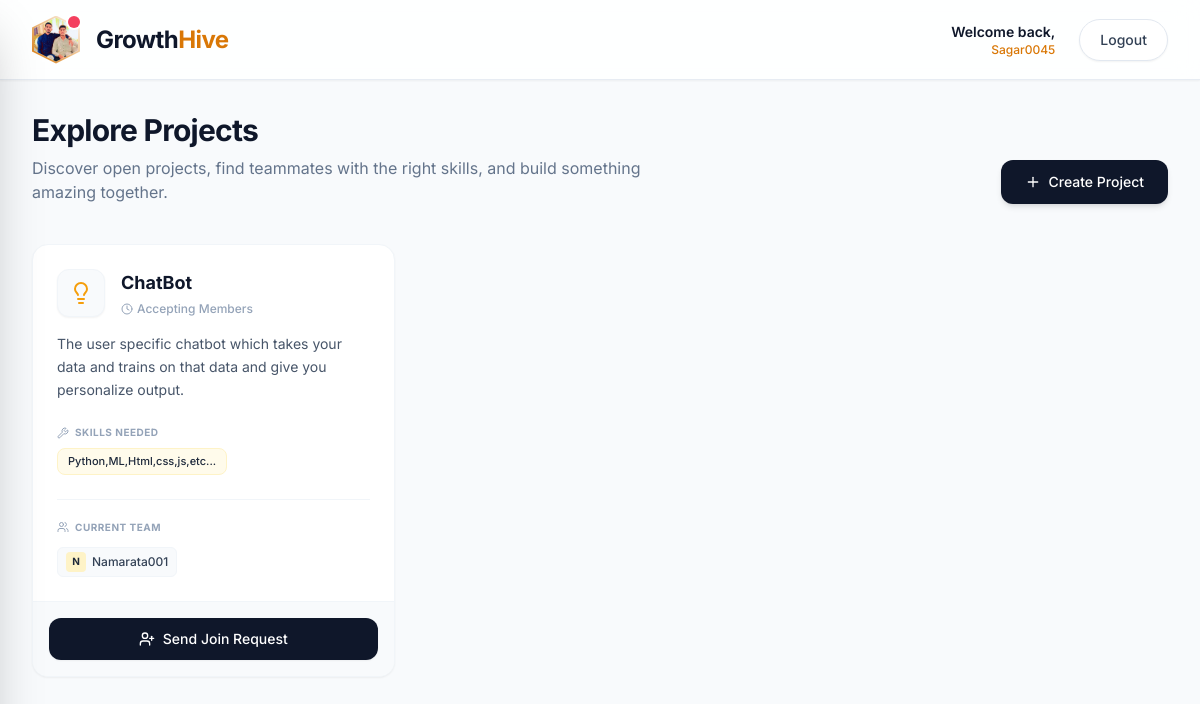
/collaboration/ (signed in), run on the app's committed database.
### accounts/models.py (models this page shows, shortened)
class User(AbstractUser):
    ROLE_CHOICES = (
       ('student', 'Student'),
       ('alumni', 'Alumni'),
       ('teacher', 'Teacher'),
       ('admin', 'Admin'),
)
    role = models.CharField(max_length=10, choices=ROLE_CHOICES)

class Profile(models.Model):
    user = models.OneToOneField(User, on_delete=models.CASCADE)
    bio = models.TextField(blank=True)
    skills = models.CharField(max_length=200, blank=True)
    department = models.CharField(max_length=100, blank=True)
    year = models.CharField(max_length=20, blank=True)
    image = models.ImageField(upload_to='profiles/', default='profiles/default.png')

### collaboration/models.py (models this page shows, shortened)
class Project(models.Model):
    title = models.CharField(max_length=200)
    description = models.TextField()
    skills_required = models.CharField(max_length=200)
    created_by = models.ForeignKey(User, on_delete=models.CASCADE)
    created_at = models.DateTimeField(auto_now_add=True)
    members = models.ManyToManyField(User, blank=True, related_name='joined_projects')

### collaboration/views.py (the view)
# urls.py: path('', views.project_list, name='project_list'),
@login_required
def project_list(request):
    projects = Project.objects.all()
    return render(request, 'collaboration/project_list.html', {'projects': projects})

### templates/collaboration/project_list.html (shortened to what this page needs)
{% extends 'base.html' %}
{% load static %}
{% block content %}
<div class="max-w-7xl mx-auto w-full font-sans antialiased">
    <div class="flex flex-col sm:flex-row justify-between items-start sm:items-end mb-10 gap-4">
        <div>
            <h1 class="text-3xl font-bold tracking-tight text-slate-900">Explore Projects</h1>
            <p class="text-slate-500 mt-2 max-w-2xl">Discover open projects, find teammates with the right skills, and build something amazing together.</p>
        </div>
        <a href="/collaboration/create/"
           class="inline-flex items-center justify-center px-6 py-3 text-sm font-medium rounded-xl text-white bg-dark-900 hover:bg-brand-600 focus:outline-none focus:ring-2 focus:ring-offset-2 focus:ring-brand-500 transition-all duration-300 shadow-md hover:shadow-lg hover:-translate-y-0.5 whitespace-nowrap">
            <i data-lucide="plus" class="w-4 h-4 mr-2"></i>
            Create Project
        </a>
    </div>
    <div class="grid grid-cols-1 md:grid-cols-2 lg:grid-cols-3 gap-6">
        {% for project in projects %}
        <div class="bg-white rounded-2xl shadow-sm border border-slate-100 overflow-hidden hover:shadow-lg transition-all duration-300 flex flex-col relative group">
            <div class="p-6 flex-grow relative z-10 flex flex-col">
                <div class="flex items-start gap-4 mb-4">
                    <div class="w-12 h-12 flex-shrink-0 rounded-xl bg-slate-50 border border-slate-100 flex items-center justify-center text-brand-500 shadow-sm">
                        <i data-lucide="lightbulb" class="w-6 h-6"></i>
                    </div>
                    <div>
                        <h3 class="text-lg font-bold text-slate-900 mb-1 group-hover:text-brand-600 transition-colors line-clamp-2">
                            {{ project.title }}
                        </h3>
                        <p class="text-xs font-medium text-slate-400 flex items-center gap-1">
                            <i data-lucide="clock" class="w-3 h-3"></i> Accepting Members
                        </p>
                    </div>
                </div>
                <p class="text-sm text-slate-600 leading-relaxed line-clamp-3 mb-6">
                    {{ project.description|default:"No description provided for this project." }}
                </p>
                <div class="mb-6">
                    <p class="text-[10px] font-bold text-slate-400 uppercase tracking-wider mb-2 flex items-center">
                        <i data-lucide="wrench" class="w-3 h-3 mr-1.5"></i> Skills Needed
                    </p>
                    <div class="flex flex-wrap gap-2">
                        {% if project.skills_required %}
                            <span class="inline-flex items-center px-2.5 py-1 rounded-lg bg-brand-50 border border-brand-100 text-[11px] font-medium text-brand-700">
                                {{ project.skills_required }}
                            </span>
                        {% else %}
                            <span class="text-xs text-slate-400 italic">No specific skills listed</span>
                        {% endif %}
                    </div>
                </div>
                <div class="mt-auto pt-5 border-t border-slate-100">
                    <p class="text-[10px] font-bold text-slate-400 uppercase tracking-wider mb-3 flex items-center">
                        <i data-lucide="users" class="w-3 h-3 mr-1.5"></i> Current Team
                    </p>
                    <div class="flex flex-wrap gap-2">
                        {% for member in project.members.all %}
                            <div class="flex items-center gap-1.5 bg-slate-50 border border-slate-100 px-2 py-1 rounded-md">
                                <div class="w-5 h-5 rounded bg-brand-100 flex items-center justify-center text-brand-700 text-[10px] font-bold uppercase">
                                    {{ member.username|first }}
                                </div>
                                <span class="text-xs font-medium text-slate-700">{{ member.username }}</span>
                            </div>
                        {% empty %}
                            <span class="text-xs text-slate-500 italic bg-slate-50 px-2 py-1 rounded-md border border-slate-100 border-dashed">
                                Looking for first member
                            </span>
                        {% endfor %}
                    </div>
                </div>
            </div>
            <div class="p-4 bg-slate-50 border-t border-slate-100 relative z-10">
                <form method="POST" action="{% url 'send_join_request' project.id %}">
                    <button type="submit"
                            class="w-full flex justify-center items-center py-2.5 px-4 border border-transparent text-sm font-medium rounded-xl text-white bg-dark-900 hover:bg-brand-600 focus:outline-none focus:ring-2 focus:ring-offset-2 focus:ring-brand-500 transition-all duration-300 shadow-sm hover:shadow-md">
                        <i data-lucide="user-plus" class="w-4 h-4 mr-2"></i>
                        Send Join Request
                    </button>
                </form>
            </div>
        </div>
        {% endfor %}
    </div>
</div>
{% endblock %}

### templates/base.html (shortened to what this page needs)
{% load static %}
<!DOCTYPE html>
<html lang="en" class="scroll-smooth">
<head>
    <script src="https://cdn.tailwindcss.com"></script>
    <link rel="stylesheet" href="{% static 'css/home.css' %}">
</head>
<body class="bg-slate-50 text-slate-800 font-sans antialiased min-h-screen flex flex-col overflow-x-hidden">
    <nav class="fixed w-full z-30 glass-nav shadow-sm h-20 flex items-center">
        <div class="w-full max-w-7xl mx-auto px-4 sm:px-6 lg:px-8 flex justify-between items-center">
            <div class="flex items-center gap-4">
                <button onclick="toggleSidebar()" class="relative group focus:outline-none focus:ring-2 focus:ring-brand-500 focus:ring-offset-2 rounded-full transition-transform hover:scale-105 active:scale-95">
                    <div class="w-12 h-12 bg-gradient-to-tr from-brand-600 to-brand-400 clip-hexagon p-0.5 shadow-md flex items-center justify-center">
                       {% if user.is_authenticated %}
                           {% if user.profile and user.profile.image %}
                             <img src="{{ user.profile.image.url }}"
                             class="w-full h-full object-cover clip-hexagon bg-white">
                           {% else %}
                             <img src="{% static 'images/logo.jpg' %}"
                              class="w-full h-full object-cover clip-hexagon bg-white">
                          {% endif %}
                      {% else %}
                           <div class="w-full h-full clip-hexagon bg-white flex items-center justify-center text-brand-500">
                           <i data-lucide="user" class="w-6 h-6"></i>
                          </div>
                      {% endif %}
                    </div>
                    {% if user.is_authenticated %}
                    <span class="absolute top-0 right-0 block h-3 w-3 rounded-full bg-rose-500 ring-2 ring-white"></span>
                    {% endif %}
                </button>
                <a href="/accounts/profile" class="font-bold text-2xl tracking-tight text-dark-900 hover:opacity-80 transition-opacity hidden sm:block">
                    Growth<span class="text-brand-600">Hive</span>
                </a>
            </div>
            <div class="flex items-center gap-4">
                {% if user.is_authenticated %}
                    <div class="hidden md:flex flex-col items-end mr-2">
                        <span class="text-sm font-semibold text-dark-900">Welcome back,</span>
                        <span class="text-xs text-brand-600 font-medium">{{ user.username }}</span>
                    </div>
                    <a href="/accounts/logout/" class="hidden sm:inline-flex px-5 py-2.5 text-sm font-medium text-slate-700 bg-white hover:bg-slate-50 border border-slate-200 rounded-full transition-all duration-300 shadow-sm">
                        Logout
                    </a>
                {% endif %}
            </div>
        </div>
    </nav>
    <main class="flex-grow pt-28 pb-12 px-4 sm:px-6 lg:px-8 max-w-7xl mx-auto w-full relative z-10">
        {% block content %}{% endblock %}
    </main>
</body>
</html>

### static/css/home.css (style rules this page uses)
.glass-nav { background: rgba(255, 255, 255, 0.85); backdrop-filter: blur(12px); -webkit-backdrop-filter: blur(12px); border-bottom: 1px solid rgba(226, 232, 240, 0.8); }
.clip-hexagon { clip-path: polygon(50% 0%, 100% 25%, 100% 75%, 50% 100%, 0% 75%, 0% 25%); }

### data on the page
User: profile.image (picture), username "Sagar0045"
Project: title "ChatBot", description "The user specific chatbot which takes your data and trains on that data and give you personalize output.", skills_required "Python,ML,Html,css,js,etc..."
User: username|first "N", username "Namarata001"
